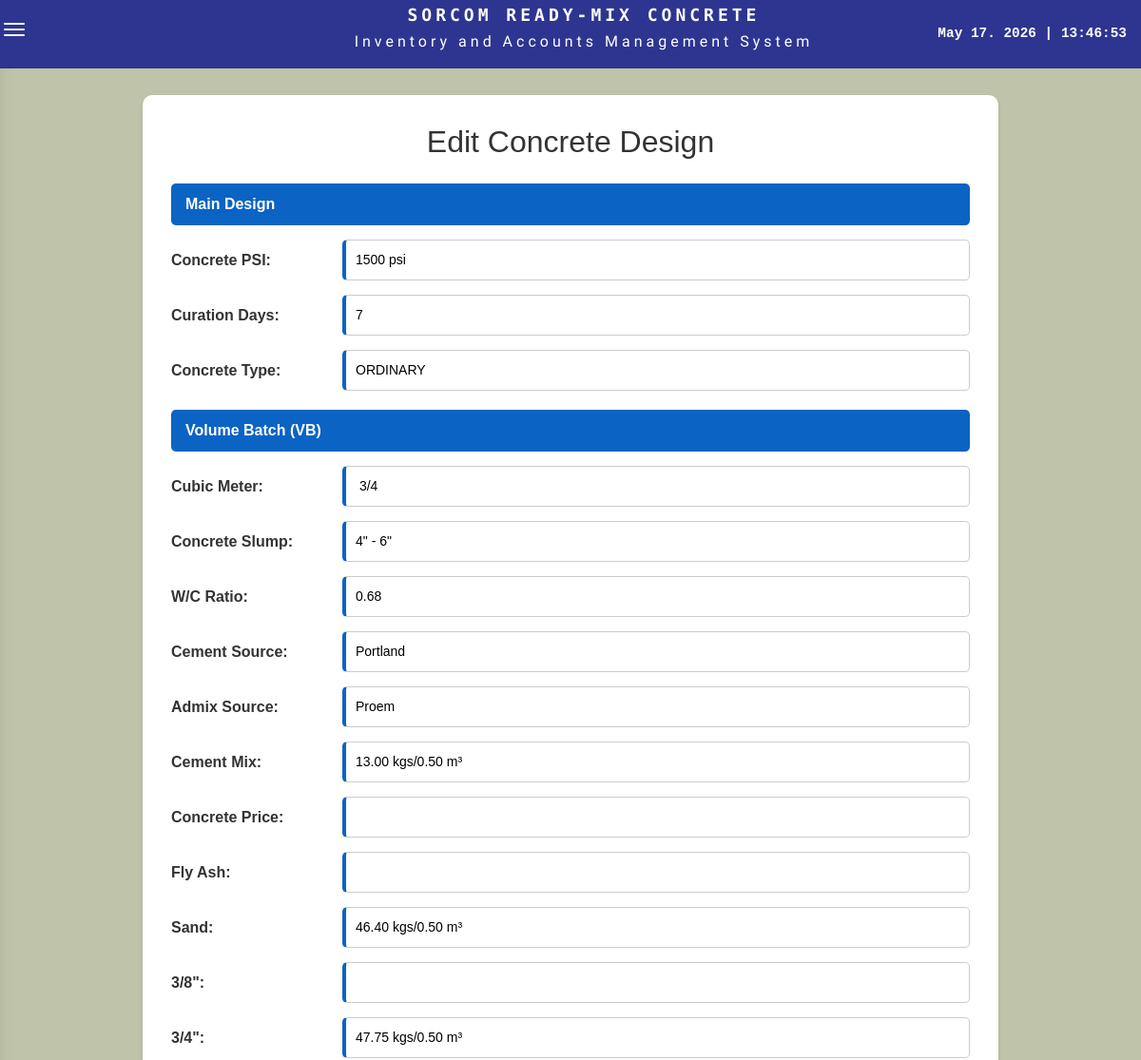
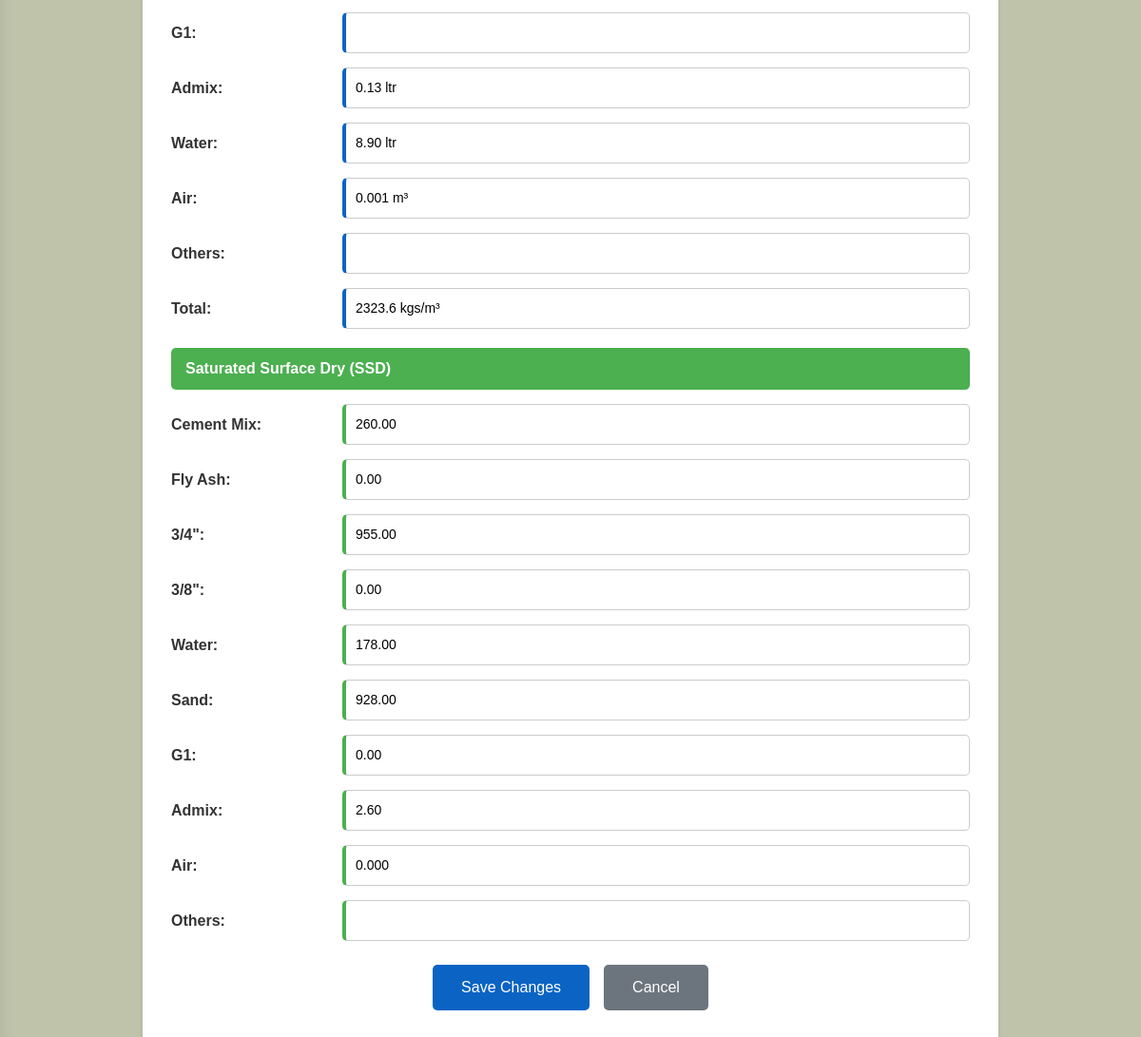
The app's page /pages/concrete_design_page/edit_design.php?id=1 with its own data (2 pictures, top to bottom).
### tables this page shows
CREATE TABLE `scd_vb_list` (
  `vb_id` int(11) NOT NULL,
  `sort_order` int(11) NOT NULL DEFAULT 0,
  `vb_concrete_psi` varchar(50) DEFAULT NULL,
  `vb_cubic_meter` varchar(50) DEFAULT NULL,
  `vb_curation_days` varchar(50) DEFAULT NULL,
  `vb_concrete_type` varchar(50) DEFAULT NULL,
  `vb_concrete_slump` varchar(50) DEFAULT NULL,
  `vb_wc_ratio` varchar(50) DEFAULT NULL,
  `vb_cement_source` varchar(50) DEFAULT NULL,
  `vb_admix_source` varchar(50) DEFAULT NULL,
  `vb_cement_mix` varchar(50) DEFAULT NULL,
  `vb_fly_ash` varchar(50) DEFAULT NULL,
  `vb_sand` varchar(50) DEFAULT NULL,
  `vb_three_eight` varchar(50) DEFAULT NULL,
  `vb_three_fourth` varchar(50) DEFAULT NULL,
  `vb_G1` varchar(50) DEFAULT NULL,
  `vb_admix` varchar(50) DEFAULT NULL,
  `vb_water` varchar(50) DEFAULT NULL,
  `vb_air` varchar(50) DEFAULT NULL,
  `vb_others` varchar(50) DEFAULT NULL,
  `vb_total` varchar(50) DEFAULT NULL,
  `concrete_price` varchar(12) DEFAULT NULL
);

CREATE TABLE `scd_ssd_list` (
  `ssd_id` int(11) NOT NULL,
  `ssd_cement_mix` decimal(7,2) NOT NULL,
  `ssd_fly_ash` decimal(7,2) DEFAULT NULL,
  `ssd_sand` decimal(7,2) NOT NULL,
  `ssd_three_eight` decimal(7,2) DEFAULT NULL,
  `ssd_three_fourth` decimal(7,2) NOT NULL,
  `ssd_G1` decimal(7,2) DEFAULT NULL,
  `ssd_admix` decimal(7,2) NOT NULL,
  `ssd_water` decimal(7,2) NOT NULL,
  `ssd_air` decimal(7,3) DEFAULT NULL,
  `ssd_others` varchar(255) DEFAULT NULL
);

### pages/concrete_design_page/edit_design.php (the view, shortened to what this page needs)
<?php
include __DIR__ . '/../../FunctionAndDB/Web_Functions.php';
$vb_id = intval($_GET['id'] ?? 0);
$vb_result = $conn->query("SELECT * FROM scd_vb_list WHERE vb_id = $vb_id");
$vb_design = $vb_result->fetch_assoc();
$ssd_result = $conn->query("SELECT * FROM scd_ssd_list WHERE ssd_id = $vb_id");
if ($ssd_result && $ssd_result->num_rows > 0) {
    $ssd_design = $ssd_result->fetch_assoc();
} else {
    $ssd_design = [];
    $ssd_id = 0;
}
?>
<!DOCTYPE html>
<html lang="en">
<head>
    <link rel="stylesheet" href="/Inventory-Accounts-System-v1/assets/bootstrap/css/bootstrap.min.css">
</head>
<body>
    <div class="main-content" style="padding-top: 140px;">
        <div class="form-container">
            <h2>Edit Concrete Design</h2>
            <form method="POST">
                <div class="section-title">Main Design</div>
                <div class="form-row">
                    <label>Concrete PSI:</label>
                    <input type="text" name="concrete_psi" class="vb-field"
                        value="<?php echo htmlspecialchars($vb_design['vb_concrete_psi'] ?? ''); ?>">
                </div>
                <div class="form-row">
                    <label>Curation Days:</label>
                    <input type="text" name="curation_days" class="vb-field"
                        value="<?php echo htmlspecialchars($vb_design['vb_curation_days'] ?? ''); ?>">
                </div>
                <div class="form-row">
                    <label>Concrete Type:</label>
                    <input type="text" name="concrete_type" class="vb-field"
                        value="<?php echo htmlspecialchars($vb_design['vb_concrete_type'] ?? ''); ?>">
                </div>
                <div class="section-title">Volume Batch (VB)</div>
                <div class="form-row">
                    <label>Cubic Meter:</label>
                    <input type="text" name="cubic_meter" class="vb-field"
                        value="<?php echo htmlspecialchars($vb_design['vb_cubic_meter'] ?? ''); ?>">
                </div>
                <div class="form-row">
                    <label>Concrete Slump:</label>
                    <input type="text" name="concrete_slump" class="vb-field"
                        value="<?php echo htmlspecialchars($vb_design['vb_concrete_slump'] ?? ''); ?>">
                </div>
                <div class="form-row">
                    <label>W/C Ratio:</label>
                    <input type="text" name="wc_ratio" class="vb-field"
                        value="<?php echo htmlspecialchars($vb_design['vb_wc_ratio'] ?? ''); ?>">
                </div>
                <div class="form-row">
                    <label>Cement Source:</label>
                    <input type="text" name="cement_source" class="vb-field"
                        value="<?php echo htmlspecialchars($vb_design['vb_cement_source'] ?? ''); ?>">
                </div>
                <div class="form-row">
                    <label>Admix Source:</label>
                    <input type="text" name="admix_source" class="vb-field"
                        value="<?php echo htmlspecialchars($vb_design['vb_admix_source'] ?? ''); ?>">
                </div>
                <div class="form-row">
                    <label>Cement Mix:</label>
                    <input type="text" name="cement_mix" class="vb-field"
                        value="<?php echo htmlspecialchars($vb_design['vb_cement_mix'] ?? ''); ?>">
                </div>
                <div class="form-row">
                    <label>Concrete Price:</label>
                    <input type="text" name="concrete_price" class="vb-field"
                        value="<?php echo htmlspecialchars($vb_design['concrete_price'] ?? ''); ?>">
                </div>
                <div class="form-row">
                    <label>Fly Ash:</label>
                    <input type="text" name="fly_ash" class="vb-field"
                        value="<?php echo htmlspecialchars($vb_design['vb_fly_ash'] ?? ''); ?>">
                </div>
                <div class="form-row">
                    <label>Sand:</label>
                    <input type="text" name="sand" class="vb-field"
                        value="<?php echo htmlspecialchars($vb_design['vb_sand'] ?? ''); ?>">
                </div>
                <div class="form-row">
                    <label>3/8":</label>
                    <input type="text" name="three_eight" class="vb-field"
                        value="<?php echo htmlspecialchars($vb_design['vb_three_eight'] ?? ''); ?>">
                </div>
                <div class="form-row">
                    <label>3/4":</label>
                    <input type="text" name="three_fourth" class="vb-field"
                        value="<?php echo htmlspecialchars($vb_design['vb_three_fourth'] ?? ''); ?>">
                </div>
                <div class="form-row">
                    <label>G1:</label>
                    <input type="text" name="G1" class="vb-field"
                        value="<?php echo htmlspecialchars($vb_design['vb_G1'] ?? ''); ?>">
                </div>
                <div class="form-row">
                    <label>Admix:</label>
                    <input type="text" name="admix" class="vb-field"
                        value="<?php echo htmlspecialchars($vb_design['vb_admix'] ?? ''); ?>">
                </div>
                <div class="form-row">
                    <label>Water:</label>
                    <input type="text" name="water" class="vb-field"
                        value="<?php echo htmlspecialchars($vb_design['vb_water'] ?? ''); ?>">
                </div>
                <div class="form-row">
                    <label>Air:</label>
                    <input type="text" name="air" class="vb-field"
                        value="<?php echo htmlspecialchars($vb_design['vb_air'] ?? ''); ?>">
                </div>
                <div class="form-row">
                    <label>Others:</label>
                    <input type="text" name="others" class="vb-field"
                        value="<?php echo htmlspecialchars($vb_design['vb_others'] ?? ''); ?>">
                </div>
                <div class="form-row">
                    <label>Total:</label>
                    <input type="text" name="total" class="vb-field"
                        value="<?php echo htmlspecialchars($vb_design['vb_total'] ?? ''); ?>">
                </div>
                <div class="section-title ssd">Saturated Surface Dry (SSD)</div>
                <div class="form-row">
                    <label>Cement Mix:</label>
                    <input type="text" name="ssd_cement_mix" class="ssd-field"
                        value="<?php echo htmlspecialchars($ssd_design['ssd_cement_mix'] ?? ''); ?>">
                </div>
                <div class="form-row">
                    <label>Fly Ash:</label>
                    <input type="text" name="ssd_fly_ash" class="ssd-field"
                        value="<?php echo htmlspecialchars($ssd_design['ssd_fly_ash'] ?? ''); ?>">
                </div>
                <div class="form-row">
                    <label>3/4":</label>
                    <input type="text" name="ssd_three_fourth" class="ssd-field"
                        value="<?php echo htmlspecialchars($ssd_design['ssd_three_fourth'] ?? ''); ?>">
                </div>
                <div class="form-row">
                    <label>3/8":</label>
                    <input type="text" name="ssd_three_eight" class="ssd-field"
                        value="<?php echo htmlspecialchars($ssd_design['ssd_three_eight'] ?? ''); ?>">
                </div>
                <div class="form-row">
                    <label>Water:</label>
                    <input type="text" name="ssd_water" class="ssd-field"
                        value="<?php echo htmlspecialchars($ssd_design['ssd_water'] ?? ''); ?>">
                </div>
                <div class="form-row">
                    <label>Sand:</label>
                    <input type="text" name="ssd_sand" class="ssd-field"
                        value="<?php echo htmlspecialchars($ssd_design['ssd_sand'] ?? ''); ?>">
                </div>
                <div class="form-row">
                    <label>G1:</label>
                    <input type="text" name="ssd_G1" class="ssd-field"
                        value="<?php echo htmlspecialchars($ssd_design['ssd_G1'] ?? ''); ?>">
                </div>
                <div class="form-row">
                    <label>Admix:</label>
                    <input type="text" name="ssd_admix" class="ssd-field"
                        value="<?php echo htmlspecialchars($ssd_design['ssd_admix'] ?? ''); ?>">
                </div>
                <div class="form-row">
                    <label>Air:</label>
                    <input type="text" name="ssd_air" class="ssd-field"
                        value="<?php echo htmlspecialchars($ssd_design['ssd_air'] ?? ''); ?>">
                </div>
                <div class="form-row">
                    <label>Others:</label>
                    <input type="text" name="ssd_others" class="ssd-field"
                        value="<?php echo htmlspecialchars($ssd_design['ssd_others'] ?? ''); ?>">
                </div>
                <div class="form-buttons">
                    <button type="submit" class="btn-submit">Save Changes</button>
                    <a href="concrete_design_list.php" class="btn-cancel">Cancel</a>
                </div>
            </form>
        </div>
    </div>
</body>
</html>

### FunctionAndDB/Web_Functions.php (style rules this page uses)
body, html { overflow-x: hidden; margin: 0; padding: 0; }
.main-content { padding-top: 80px !important; }

### pages/concrete_design_page/edit_design.php (style rules this page uses)
body { font-family: Arial, sans-serif; background: #BFC3AA; margin: 0; padding: 0; padding-bottom: 60px; }
.form-container { max-width: 900px; margin: 20px auto; background: white; padding: 30px; border-radius: 10px; box-shadow: 0 2px 4px rgba(0, 0, 0, 0.1); }
.form-container h2 { text-align: center; margin-bottom: 25px; color: #333; }
.section-title { background: #0b63c4; color: white; padding: 10px 15px; margin: 20px 0 15px 0; border-radius: 5px; font-size: 16px; font-weight: bold; }
.section-title.ssd { background: #4CAF50; }
.form-row { display: flex; flex-wrap: wrap; margin-bottom: 15px; align-items: center; }
.form-row label { width: 180px; font-weight: bold; color: #333; }
.form-row input { flex: 1; min-width: 200px; padding: 10px; border: 1px solid #ccc; border-radius: 5px; font-size: 14px; }
.form-row input.vb-field { border-left: 4px solid #0b63c4; }
.form-row input.ssd-field { border-left: 4px solid #4CAF50; }
.form-buttons { display: flex; justify-content: center; gap: 15px; margin-top: 25px; }
.btn-submit { padding: 12px 30px; background: #0b63c4; color: white; border: none; border-radius: 5px; cursor: pointer; font-size: 16px; }
.btn-cancel { padding: 12px 30px; background: #6c757d; color: white; text-decoration: none; border-radius: 5px; font-size: 16px; }

### records on screen
scd_vb_list: concrete_psi "1500 psi", curation_days "7", concrete_type "ORDINARY", cubic_meter "3/4", concrete_slump "4\" - 6\"", wc_ratio "0.68", cement_source "Portland", admix_source "Proem", cement_mix "13.00 kgs/0.50 m³", sand "46.40 kgs/0.50 m³", three_fourth "47.75 kgs/0.50 m³", admix "0.13 ltr", water "8.90 ltr", air "0.001 m³", total "2323.6 kgs/m³"
scd_ssd_list: ssd_cement_mix "260.00", ssd_fly_ash "0.00", ssd_three_fourth "955.00", ssd_three_eight "0.00", ssd_water "178.00", ssd_sand "928.00", ssd_G1 "0.00", ssd_admix "2.60", ssd_air "0.000"
